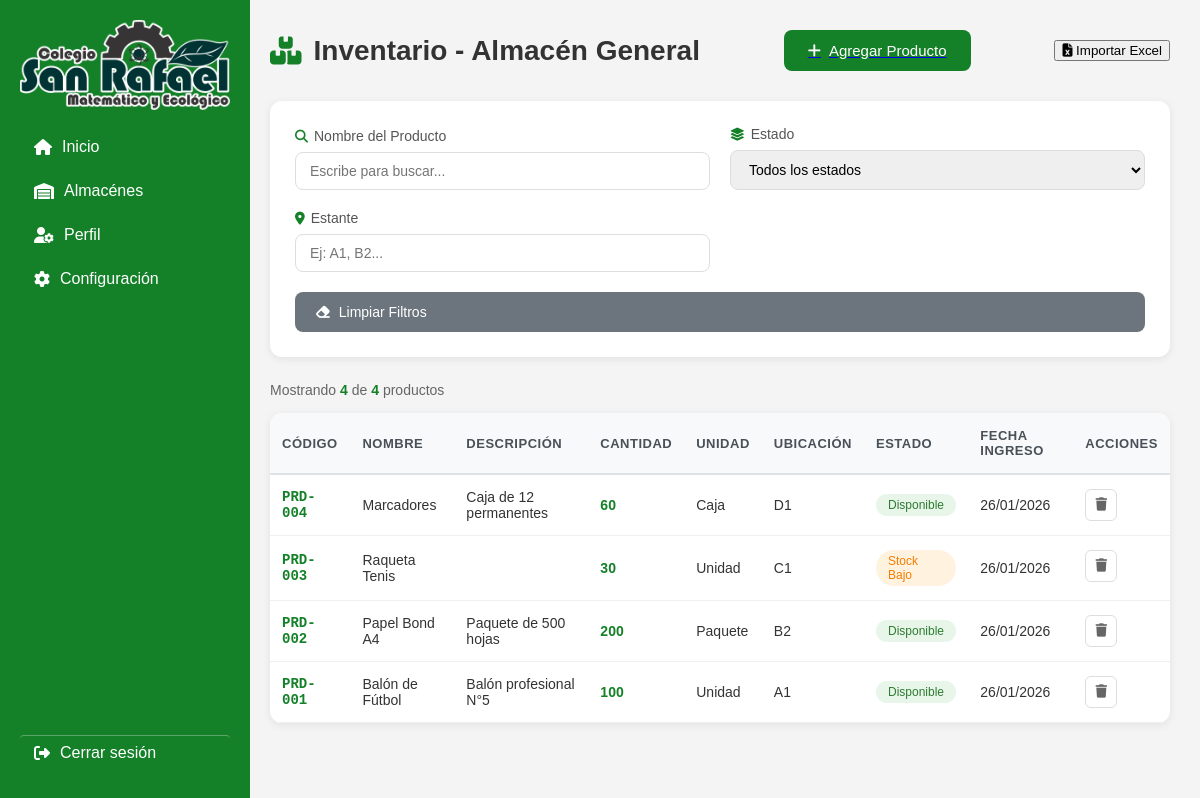
Page /almacenes/InventarioAG/ on the earlier database version.
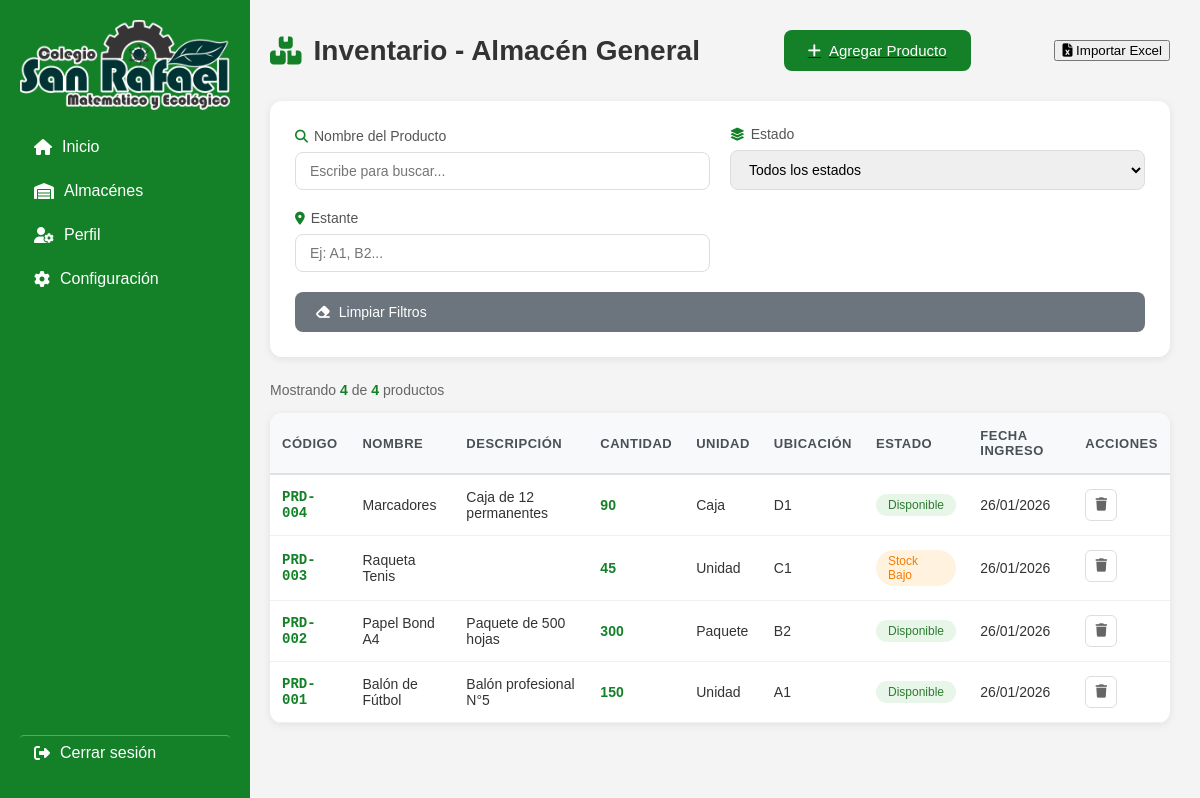
Same page on the later database version.
### app1/models.py (models this page shows, shortened)
class ProductoAlmacen(models.Model):
    UBICACION_CHOICES = [
        ('AG', 'Almacén General'),
        ('AD', 'Almacén de Deporte'),
        ('IU', 'Almacén de Útiles'),
    ]
    ESTADO_CHOICES = [
        ('DISP', 'Disponible'),
        ('AGOT', 'Agotado'),
        ('BAJO', 'Stock Bajo'),
    ]
    id_producto = models.AutoField(primary_key=True)
    codigo_almacen = models.CharField(max_length=2, editable=False)
    codigo_producto = models.CharField(max_length=50, unique=True, db_index=True)
    nombre = models.CharField(max_length=100)
    descripcion = models.CharField(max_length=255, blank=True)
    ubicacion_almacen = models.CharField(max_length=2, choices=UBICACION_CHOICES)
    estante = models.CharField(max_length=50, blank=True, null=True)
    cantidad = models.PositiveIntegerField(default=0)
    unidad = models.ForeignKey(
        Unidad,  # Cambiado de UnidadMedida a Unidad
        on_delete=models.PROTECT,
        related_name='productos'
    )
    estado = models.CharField(max_length=4, choices=ESTADO_CHOICES, default='DISP')
    fecha_ingreso = models.DateTimeField(auto_now_add=True)
    ultima_actualizacion = models.DateTimeField(auto_now=True)
    observaciones = models.TextField(blank=True, null=True)
    class Meta:
        db_table = 'app1_productoalmacen'
        verbose_name = 'Producto de Almacén'
        verbose_name_plural = 'Productos de Almacén'

class Unidad(models.Model):
    nombre = models.CharField(max_length=50, unique=True)
    abreviatura = models.CharField(max_length=10, blank=True)
    activo = models.BooleanField(default=True)  # NUEVO: para activar/desactivar
    fecha_creacion = models.DateTimeField(auto_now_add=True)
    def __str__(self):
        return self.nombre
    class Meta:
        db_table = 'app1_unidad'
        verbose_name = 'Unidad'
        verbose_name_plural = 'Unidades'
        ordering = ['nombre']

### app1/views.py (the view)
# urls.py: path('almacenes/InventarioAG/', views.InventrioAG, name='InventarioAG'),
def InventrioAG(request):
    productos = ProductoAlmacen.objects.filter(ubicacion_almacen='AG').order_by('-fecha_ingreso')
    print(f"Productos encontrados: {productos.count()}")
    for p in productos:
        print(f"- {p.nombre} ({p.ubicacion_almacen})")
    context = {
        'productos': productos,
        'total_productos': productos.count()
    }
    return render(request, 'almacenes/almgeneral/InventarioAG.html', context)

### templates/almacenes/almgeneral/InventarioAG.html (shortened to what this page needs)
{% extends 'layout.html' %}
{% load static %}
{% block content %}
<link rel="stylesheet" href="{% static 'almacenes/almgeneral/InventarioAG.css' %}">
<div class="inventario-container">
  <div class="inventario-header">
    <h1>
      <i class="fa-solid fa-boxes-stacked"></i>
      Inventario - Almacén General
    </h1>
    <a href="{% url 'agregar_producto' %}">
      <button class="btn-primary">
        <i class="fa-solid fa-plus"></i>
        Agregar Producto
      </button>
    </a>
    <a href="{% url 'importar_excel' %}">
      <button class="btn-secondary">
        <i class="fa-solid fa-file-excel"></i>
        Importar Excel
      </button>
    </a>
  </div>
  <div class="filtros-container">
    <div class="filtro-grupo">
      <label>
        <i class="fa-solid fa-search"></i>
        Nombre del Producto
      </label>
      <input
        type="text"
        id="filtroNombre"
        class="filtro-input"
        placeholder="Escribe para buscar..."
      >
    </div>
    <div class="filtro-grupo">
      <label>
        <i class="fa-solid fa-layer-group"></i>
        Estado
      </label>
      <select id="filtroEstado" class="filtro-input">
        <option value="">Todos los estados</option>
      </select>
    </div>
    <div class="filtro-grupo">
      <label>
        <i class="fa-solid fa-location-dot"></i>
        Estante
      </label>
      <input
        type="text"
        id="filtroEstante"
        class="filtro-input"
        placeholder="Ej: A1, B2..."
      >
    </div>
    <button class="btn-limpiar" onclick="limpiarFiltros()">
      <i class="fa-solid fa-eraser"></i>
      Limpiar Filtros
    </button>
  </div>
  <div class="resultados-info">
    Mostrando <strong id="contadorResultados">{{ total_productos }}</strong> de <strong id="totalProductos">{{ total_productos }}</strong> productos
  </div>
  <div class="tabla-container">
    <table class="tabla-inventario">
      <thead>
        <tr>
          <th>Código</th>
          <th>Nombre</th>
          <th>Descripción</th>
          <th>Cantidad</th>
          <th>Unidad</th>
          <th>Ubicación</th>
          <th>Estado</th>
          <th>Fecha Ingreso</th>
          <th>Acciones</th>
        </tr>
      </thead>
      <tbody id="tablaBody">
        {% for producto in productos %}
        <tr data-nombre="{{ producto.nombre|lower }}"
            data-estado="{{ producto.estado }}"
            data-estante="{{ producto.estante|lower }}">
          <td class="codigo">PRD-{{ producto.id_producto|stringformat:"03d" }}</td>
          <td class="nombre">{{ producto.nombre }}</td>
          <td>{{ producto.descripcion }}</td>
          <td class="cantidad">{{ producto.cantidad }}</td>
          <td>{{ producto.unidad }}</td>
          <td>{{ producto.estante }}</td>
          <td>
            {% if producto.estado == 'DISP' %}
              <span class="badge estado-disponible">Disponible</span>
            {% elif producto.estado == 'BAJO' %}
              <span class="badge estado-bajo">Stock Bajo</span>
            {% elif producto.estado == 'AGOT' %}
              <span class="badge estado-agotado">Agotado</span>
            {% endif %}
          </td>
          <td>{{ producto.fecha_ingreso|date:"d/m/Y" }}</td>
          <td class="acciones">
            <button class="btn-icon btn-danger btn-eliminar"
                    title="Eliminar"
                    type="button"
                    data-id="{{ producto.id_producto }}"
                    data-nombre="{{ producto.nombre }}">
              <i class="fa-solid fa-trash"></i>
            </button>
          </td>
        </tr>
        {% empty %}
        <tr>
          <td colspan="9" style="text-align: center; padding: 2rem;">
            No hay productos registrados en el Almacén General
          </td>
        </tr>
        {% endfor %}
      </tbody>
    </table>
  </div>
</div>
{% endblock %}

Differences in the rows shown:
changed ProductoAlmacen "Marcadores": cantidad "60" → "90"
changed ProductoAlmacen "Raqueta Tenis": cantidad "30" → "45"
changed ProductoAlmacen "Papel Bond A4": cantidad "200" → "300"
changed ProductoAlmacen "Balón de Fútbol": cantidad "100" → "150"
